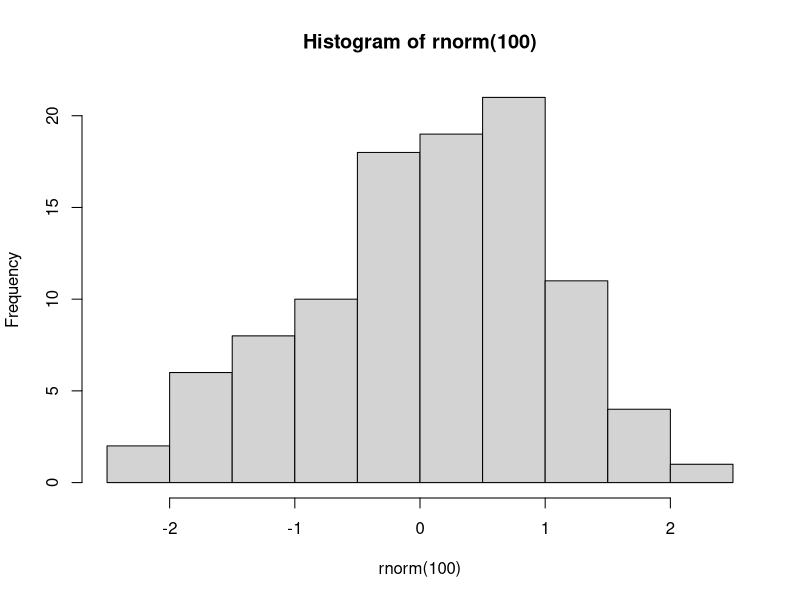

Reproduce this figure in R.
## ---- chunk 1
print('hello world!')
## ---- chunk 2
#| label: fig-hist
#| echo: false
#| fig-cap: "A really boring plot."
hist(rnorm(100))
